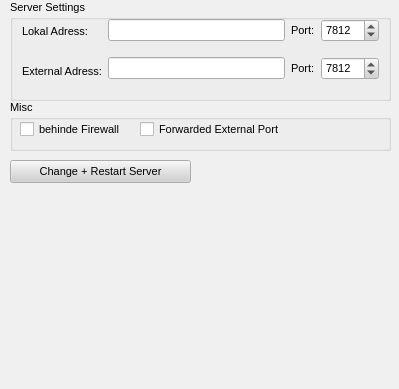
<ui version="4.0" >
 <class>ServerPage</class>
 <widget class="QWidget" name="ServerPage" >
  <property name="geometry" >
   <rect>
    <x>0</x>
    <y>0</y>
    <width>399</width>
    <height>389</height>
   </rect>
  </property>
  <property name="sizePolicy" >
   <sizepolicy>
    <hsizetype>7</hsizetype>
    <vsizetype>7</vsizetype>
    <horstretch>0</horstretch>
    <verstretch>0</verstretch>
   </sizepolicy>
  </property>
  <property name="palette" >
   <palette>
    <active>
     <colorrole role="WindowText" >
      <brush brushstyle="SolidPattern" >
       <color alpha="255" >
        <red>0</red>
        <green>0</green>
        <blue>0</blue>
       </color>
      </brush>
     </colorrole>
     <colorrole role="Button" >
      <brush brushstyle="SolidPattern" >
       <color alpha="255" >
        <red>208</red>
        <green>208</green>
        <blue>208</blue>
       </color>
      </brush>
     </colorrole>
     <colorrole role="Light" >
      <brush brushstyle="SolidPattern" >
       <color alpha="255" >
        <red>255</red>
        <green>255</green>
        <blue>255</blue>
       </color>
      </brush>
     </colorrole>
     <colorrole role="Midlight" >
      <brush brushstyle="SolidPattern" >
       <color alpha="255" >
        <red>247</red>
        <green>247</green>
        <blue>247</blue>
       </color>
      </brush>
     </colorrole>
     <colorrole role="Dark" >
      <brush brushstyle="SolidPattern" >
       <color alpha="255" >
        <red>104</red>
        <green>104</green>
        <blue>104</blue>
       </color>
      </brush>
     </colorrole>
     <colorrole role="Mid" >
      <brush brushstyle="SolidPattern" >
       <color alpha="255" >
        <red>139</red>
        <green>139</green>
        <blue>139</blue>
       </color>
      </brush>
     </colorrole>
     <colorrole role="Text" >
      <brush brushstyle="SolidPattern" >
       <color alpha="255" >
        <red>0</red>
        <green>0</green>
        <blue>0</blue>
       </color>
      </brush>
     </colorrole>
     <colorrole role="BrightText" >
      <brush brushstyle="SolidPattern" >
       <color alpha="255" >
        <red>255</red>
        <green>255</green>
        <blue>255</blue>
       </color>
      </brush>
     </colorrole>
     <colorrole role="ButtonText" >
      <brush brushstyle="SolidPattern" >
       <color alpha="255" >
        <red>0</red>
        <green>0</green>
        <blue>0</blue>
       </color>
      </brush>
     </colorrole>
     <colorrole role="Base" >
      <brush brushstyle="SolidPattern" >
       <color alpha="255" >
        <red>255</red>
        <green>255</green>
        <blue>255</blue>
       </color>
      </brush>
     </colorrole>
     <colorrole role="Window" >
      <brush brushstyle="SolidPattern" >
       <color alpha="255" >
        <red>240</red>
        <green>240</green>
        <blue>240</blue>
       </color>
      </brush>
     </colorrole>
     <colorrole role="Shadow" >
      <brush brushstyle="SolidPattern" >
       <color alpha="255" >
        <red>0</red>
        <green>0</green>
        <blue>0</blue>
       </color>
      </brush>
     </colorrole>
     <colorrole role="Highlight" >
      <brush brushstyle="SolidPattern" >
       <color alpha="255" >
        <red>0</red>
        <green>0</green>
        <blue>128</blue>
       </color>
      </brush>
     </colorrole>
     <colorrole role="HighlightedText" >
      <brush brushstyle="SolidPattern" >
       <color alpha="255" >
        <red>255</red>
        <green>255</green>
        <blue>255</blue>
       </color>
      </brush>
     </colorrole>
     <colorrole role="Link" >
      <brush brushstyle="SolidPattern" >
       <color alpha="255" >
        <red>0</red>
        <green>0</green>
        <blue>255</blue>
       </color>
      </brush>
     </colorrole>
     <colorrole role="LinkVisited" >
      <brush brushstyle="SolidPattern" >
       <color alpha="255" >
        <red>255</red>
        <green>0</green>
        <blue>255</blue>
       </color>
      </brush>
     </colorrole>
     <colorrole role="AlternateBase" >
      <brush brushstyle="SolidPattern" >
       <color alpha="255" >
        <red>231</red>
        <green>231</green>
        <blue>231</blue>
       </color>
      </brush>
     </colorrole>
    </active>
    <inactive>
     <colorrole role="WindowText" >
      <brush brushstyle="SolidPattern" >
       <color alpha="255" >
        <red>0</red>
        <green>0</green>
        <blue>0</blue>
       </color>
      </brush>
     </colorrole>
     <colorrole role="Button" >
      <brush brushstyle="SolidPattern" >
       <color alpha="255" >
        <red>208</red>
        <green>208</green>
        <blue>208</blue>
       </color>
      </brush>
     </colorrole>
     <colorrole role="Light" >
      <brush brushstyle="SolidPattern" >
       <color alpha="255" >
        <red>255</red>
        <green>255</green>
        <blue>255</blue>
       </color>
      </brush>
     </colorrole>
     <colorrole role="Midlight" >
      <brush brushstyle="SolidPattern" >
       <color alpha="255" >
        <red>247</red>
        <green>247</green>
        <blue>247</blue>
       </color>
      </brush>
     </colorrole>
     <colorrole role="Dark" >
      <brush brushstyle="SolidPattern" >
       <color alpha="255" >
        <red>104</red>
        <green>104</green>
        <blue>104</blue>
       </color>
      </brush>
     </colorrole>
     <colorrole role="Mid" >
      <brush brushstyle="SolidPattern" >
       <color alpha="255" >
        <red>139</red>
        <green>139</green>
        <blue>139</blue>
       </color>
      </brush>
     </colorrole>
     <colorrole role="Text" >
      <brush brushstyle="SolidPattern" >
       <color alpha="255" >
        <red>0</red>
        <green>0</green>
        <blue>0</blue>
       </color>
      </brush>
     </colorrole>
     <colorrole role="BrightText" >
      <brush brushstyle="SolidPattern" >
       <color alpha="255" >
        <red>255</red>
        <green>255</green>
        <blue>255</blue>
       </color>
      </brush>
     </colorrole>
     <colorrole role="ButtonText" >
      <brush brushstyle="SolidPattern" >
       <color alpha="255" >
        <red>0</red>
        <green>0</green>
        <blue>0</blue>
       </color>
      </brush>
     </colorrole>
     <colorrole role="Base" >
      <brush brushstyle="SolidPattern" >
       <color alpha="255" >
        <red>255</red>
        <green>255</green>
        <blue>255</blue>
       </color>
      </brush>
     </colorrole>
     <colorrole role="Window" >
      <brush brushstyle="SolidPattern" >
       <color alpha="255" >
        <red>240</red>
        <green>240</green>
        <blue>240</blue>
       </color>
      </brush>
     </colorrole>
     <colorrole role="Shadow" >
      <brush brushstyle="SolidPattern" >
       <color alpha="255" >
        <red>0</red>
        <green>0</green>
        <blue>0</blue>
       </color>
      </brush>
     </colorrole>
     <colorrole role="Highlight" >
      <brush brushstyle="SolidPattern" >
       <color alpha="255" >
        <red>192</red>
        <green>192</green>
        <blue>192</blue>
       </color>
      </brush>
     </colorrole>
     <colorrole role="HighlightedText" >
      <brush brushstyle="SolidPattern" >
       <color alpha="255" >
        <red>0</red>
        <green>0</green>
        <blue>0</blue>
       </color>
      </brush>
     </colorrole>
     <colorrole role="Link" >
      <brush brushstyle="SolidPattern" >
       <color alpha="255" >
        <red>0</red>
        <green>0</green>
        <blue>255</blue>
       </color>
      </brush>
     </colorrole>
     <colorrole role="LinkVisited" >
      <brush brushstyle="SolidPattern" >
       <color alpha="255" >
        <red>255</red>
        <green>0</green>
        <blue>255</blue>
       </color>
      </brush>
     </colorrole>
     <colorrole role="AlternateBase" >
      <brush brushstyle="SolidPattern" >
       <color alpha="255" >
        <red>231</red>
        <green>231</green>
        <blue>231</blue>
       </color>
      </brush>
     </colorrole>
    </inactive>
    <disabled>
     <colorrole role="WindowText" >
      <brush brushstyle="SolidPattern" >
       <color alpha="255" >
        <red>104</red>
        <green>104</green>
        <blue>104</blue>
       </color>
      </brush>
     </colorrole>
     <colorrole role="Button" >
      <brush brushstyle="SolidPattern" >
       <color alpha="255" >
        <red>208</red>
        <green>208</green>
        <blue>208</blue>
       </color>
      </brush>
     </colorrole>
     <colorrole role="Light" >
      <brush brushstyle="SolidPattern" >
       <color alpha="255" >
        <red>255</red>
        <green>255</green>
        <blue>255</blue>
       </color>
      </brush>
     </colorrole>
     <colorrole role="Midlight" >
      <brush brushstyle="SolidPattern" >
       <color alpha="255" >
        <red>247</red>
        <green>247</green>
        <blue>247</blue>
       </color>
      </brush>
     </colorrole>
     <colorrole role="Dark" >
      <brush brushstyle="SolidPattern" >
       <color alpha="255" >
        <red>104</red>
        <green>104</green>
        <blue>104</blue>
       </color>
      </brush>
     </colorrole>
     <colorrole role="Mid" >
      <brush brushstyle="SolidPattern" >
       <color alpha="255" >
        <red>139</red>
        <green>139</green>
        <blue>139</blue>
       </color>
      </brush>
     </colorrole>
     <colorrole role="Text" >
      <brush brushstyle="SolidPattern" >
       <color alpha="255" >
        <red>104</red>
        <green>104</green>
        <blue>104</blue>
       </color>
      </brush>
     </colorrole>
     <colorrole role="BrightText" >
      <brush brushstyle="SolidPattern" >
       <color alpha="255" >
        <red>255</red>
        <green>255</green>
        <blue>255</blue>
       </color>
      </brush>
     </colorrole>
     <colorrole role="ButtonText" >
      <brush brushstyle="SolidPattern" >
       <color alpha="255" >
        <red>104</red>
        <green>104</green>
        <blue>104</blue>
       </color>
      </brush>
     </colorrole>
     <colorrole role="Base" >
      <brush brushstyle="SolidPattern" >
       <color alpha="255" >
        <red>240</red>
        <green>240</green>
        <blue>240</blue>
       </color>
      </brush>
     </colorrole>
     <colorrole role="Window" >
      <brush brushstyle="SolidPattern" >
       <color alpha="255" >
        <red>240</red>
        <green>240</green>
        <blue>240</blue>
       </color>
      </brush>
     </colorrole>
     <colorrole role="Shadow" >
      <brush brushstyle="SolidPattern" >
       <color alpha="255" >
        <red>0</red>
        <green>0</green>
        <blue>0</blue>
       </color>
      </brush>
     </colorrole>
     <colorrole role="Highlight" >
      <brush brushstyle="SolidPattern" >
       <color alpha="255" >
        <red>0</red>
        <green>0</green>
        <blue>128</blue>
       </color>
      </brush>
     </colorrole>
     <colorrole role="HighlightedText" >
      <brush brushstyle="SolidPattern" >
       <color alpha="255" >
        <red>255</red>
        <green>255</green>
        <blue>255</blue>
       </color>
      </brush>
     </colorrole>
     <colorrole role="Link" >
      <brush brushstyle="SolidPattern" >
       <color alpha="255" >
        <red>0</red>
        <green>0</green>
        <blue>255</blue>
       </color>
      </brush>
     </colorrole>
     <colorrole role="LinkVisited" >
      <brush brushstyle="SolidPattern" >
       <color alpha="255" >
        <red>255</red>
        <green>0</green>
        <blue>255</blue>
       </color>
      </brush>
     </colorrole>
     <colorrole role="AlternateBase" >
      <brush brushstyle="SolidPattern" >
       <color alpha="255" >
        <red>231</red>
        <green>231</green>
        <blue>231</blue>
       </color>
      </brush>
     </colorrole>
    </disabled>
   </palette>
  </property>
  <property name="font" >
   <font>
    <family>Arial</family>
    <pointsize>8</pointsize>
    <weight>50</weight>
    <italic>false</italic>
    <bold>false</bold>
    <underline>false</underline>
    <strikeout>false</strikeout>
   </font>
  </property>
  <property name="contextMenuPolicy" >
   <enum>Qt::NoContextMenu</enum>
  </property>
  <widget class="QPushButton" name="pushButton" >
   <property name="geometry" >
    <rect>
     <x>10</x>
     <y>160</y>
     <width>181</width>
     <height>23</height>
    </rect>
   </property>
   <property name="text" >
    <string>Change + Restart Server</string>
   </property>
  </widget>
  <widget class="QGroupBox" name="groupBox" >
   <property name="geometry" >
    <rect>
     <x>10</x>
     <y>0</y>
     <width>381</width>
     <height>101</height>
    </rect>
   </property>
   <property name="title" >
    <string>Server Settings</string>
   </property>
   <widget class="QLabel" name="label_2" >
    <property name="geometry" >
     <rect>
      <x>12</x>
      <y>61</y>
      <width>80</width>
      <height>21</height>
     </rect>
    </property>
    <property name="text" >
     <string>&lt;html>&lt;head>&lt;meta name="qrichtext" content="1" />&lt;style type="text/css">
p, li { white-space: pre-wrap; }
&lt;/style>&lt;/head>&lt;body style=" font-family:'Arial'; font-size:8pt; font-weight:400; font-style:normal; text-decoration:none;">
&lt;p style=" margin-top:0px; margin-bottom:0px; margin-left:0px; margin-right:0px; -qt-block-indent:0; text-indent:0px;">External Adress:&lt;/p>&lt;/body>&lt;/html></string>
    </property>
   </widget>
   <widget class="QLabel" name="label" >
    <property name="geometry" >
     <rect>
      <x>12</x>
      <y>21</y>
      <width>66</width>
      <height>21</height>
     </rect>
    </property>
    <property name="text" >
     <string>&lt;html>&lt;head>&lt;meta name="qrichtext" content="1" />&lt;style type="text/css">
p, li { white-space: pre-wrap; }
&lt;/style>&lt;/head>&lt;body style=" font-family:'Arial'; font-size:8pt; font-weight:400; font-style:normal; text-decoration:none;">
&lt;p style=" margin-top:0px; margin-bottom:0px; margin-left:0px; margin-right:0px; -qt-block-indent:0; text-indent:0px;">Lokal Adress:&lt;/p>&lt;/body>&lt;/html></string>
    </property>
   </widget>
   <widget class="QWidget" name="layoutWidget" >
    <property name="geometry" >
     <rect>
      <x>98</x>
      <y>10</y>
      <width>271</width>
      <height>81</height>
     </rect>
    </property>
    <layout class="QGridLayout" >
     <property name="margin" >
      <number>0</number>
     </property>
     <property name="spacing" >
      <number>6</number>
     </property>
     <item row="0" column="0" >
      <layout class="QGridLayout" >
       <property name="margin" >
        <number>0</number>
       </property>
       <property name="spacing" >
        <number>6</number>
       </property>
       <item row="0" column="0" >
        <widget class="QLineEdit" name="lineEdit" />
       </item>
       <item row="0" column="1" >
        <widget class="QLabel" name="label_4" >
         <property name="text" >
          <string>&lt;html>&lt;head>&lt;meta name="qrichtext" content="1" />&lt;style type="text/css">
p, li { white-space: pre-wrap; }
&lt;/style>&lt;/head>&lt;body style=" font-family:'Arial'; font-size:8pt; font-weight:400; font-style:normal; text-decoration:none;">
&lt;p style=" margin-top:0px; margin-bottom:0px; margin-left:0px; margin-right:0px; -qt-block-indent:0; text-indent:0px;">Port:&lt;/p>&lt;/body>&lt;/html></string>
         </property>
        </widget>
       </item>
       <item row="0" column="2" >
        <widget class="QSpinBox" name="spinBox_2" >
         <property name="maximum" >
          <number>65535</number>
         </property>
         <property name="minimum" >
          <number>1</number>
         </property>
         <property name="value" >
          <number>7812</number>
         </property>
        </widget>
       </item>
      </layout>
     </item>
     <item row="1" column="0" >
      <layout class="QGridLayout" >
       <property name="margin" >
        <number>0</number>
       </property>
       <property name="spacing" >
        <number>6</number>
       </property>
       <item row="0" column="2" >
        <widget class="QSpinBox" name="spinBox_3" >
         <property name="maximum" >
          <number>65535</number>
         </property>
         <property name="minimum" >
          <number>1</number>
         </property>
         <property name="value" >
          <number>7812</number>
         </property>
        </widget>
       </item>
       <item row="0" column="1" >
        <widget class="QLabel" name="label_3" >
         <property name="text" >
          <string>Port:</string>
         </property>
        </widget>
       </item>
       <item row="0" column="0" >
        <widget class="QLineEdit" name="lineEdit_2" />
       </item>
      </layout>
     </item>
    </layout>
   </widget>
  </widget>
  <widget class="QGroupBox" name="groupBox_2" >
   <property name="geometry" >
    <rect>
     <x>10</x>
     <y>100</y>
     <width>381</width>
     <height>51</height>
    </rect>
   </property>
   <property name="title" >
    <string>Misc</string>
   </property>
   <widget class="QCheckBox" name="checkBox" >
    <property name="geometry" >
     <rect>
      <x>10</x>
      <y>20</y>
      <width>131</width>
      <height>18</height>
     </rect>
    </property>
    <property name="text" >
     <string>behinde Firewall</string>
    </property>
   </widget>
   <widget class="QCheckBox" name="checkBox_2" >
    <property name="geometry" >
     <rect>
      <x>130</x>
      <y>20</y>
      <width>151</width>
      <height>18</height>
     </rect>
    </property>
    <property name="text" >
     <string>Forwarded External Port</string>
    </property>
   </widget>
  </widget>
 </widget>
 <tabstops>
  <tabstop>lineEdit</tabstop>
  <tabstop>spinBox_2</tabstop>
  <tabstop>lineEdit_2</tabstop>
  <tabstop>spinBox_3</tabstop>
  <tabstop>checkBox</tabstop>
  <tabstop>checkBox_2</tabstop>
  <tabstop>pushButton</tabstop>
 </tabstops>
 <resources>
  <include location="../images.qrc" />
 </resources>
 <connections/>
</ui>
